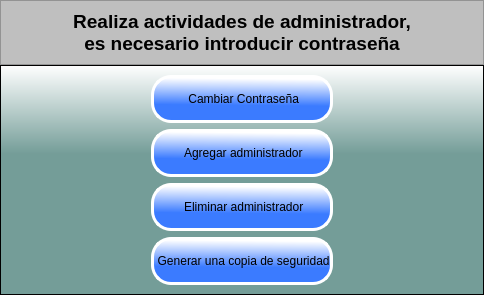
            <widget class="QWidget" name="page_adminstracion">
             <property name="styleSheet">
              <string notr="true">QFrame{
	background-color: rgb(185, 185, 185);
}



QPushButton{
	background-color: rgb(185, 185, 185);
border-top-left-radius: 20px;
border-bottom-left-radius: 20px;

font: 75 12pt &quot;Arial Narrow&quot;;
	
}

QPushButton:hover{
background-color: white;
border-top-left-radius: 20px;
border-bottom-left-radius: 20px;

font: 75 12pt &quot;Arial Narrow&quot;;
}</string>
             </property>
             <layout class="QVBoxLayout" name="verticalLayout_11" stretch="1,11">
              <property name="spacing">
               <number>0</number>
              </property>
              <property name="leftMargin">
               <number>0</number>
              </property>
              <property name="topMargin">
               <number>0</number>
              </property>
              <property name="rightMargin">
               <number>0</number>
              </property>
              <property name="bottomMargin">
               <number>0</number>
              </property>
              <item>
               <widget class="QFrame" name="frame_administrador">
                <property name="styleSheet">
                 <string notr="true">QFrame{
background-color: rgb(191, 191, 191);
}

QPushButton{
border: 1px solid rgb(0, 0, 127);
border-radius:10px;
background-color: qlineargradient(spread:pad, x1:0.409318, y1:0.636, x2:0.432, y2:0.0454545, stop:0 rgba(59, 123, 255, 255), stop:1 rgba(255, 255, 255, 255));
}

QPushButton:hover{
	background-color: rgb(170, 255, 255);
}</string>
                </property>
                <property name="frameShape">
                 <enum>QFrame::StyledPanel</enum>
                </property>
                <property name="frameShadow">
                 <enum>QFrame::Raised</enum>
                </property>
                <layout class="QVBoxLayout" name="verticalLayout_15">
                 <item>
                  <widget class="QLabel" name="label_5">
                   <property name="font">
                    <font>
                     <pointsize>14</pointsize>
                     <weight>75</weight>
                     <bold>true</bold>
                    </font>
                   </property>
                   <property name="text">
                    <string>Realiza actividades de administrador, 
es necesario introducir contraseña</string>
                   </property>
                   <property name="alignment">
                    <set>Qt::AlignCenter</set>
                   </property>
                  </widget>
                 </item>
                </layout>
               </widget>
              </item>
              <item>
               <widget class="QFrame" name="frame_2">
                <property name="styleSheet">
                 <string notr="true">QFrame{background-color: qlineargradient(spread:pad, x1:1, y1:0.386, x2:1, y2:0, stop:0 rgba(116, 157, 152, 255), stop:1 rgba(255, 255, 255, 255));
}

QPushButton{
border:3px solid #ffffff;
border-radius:20px;
	background-color: qlineargradient(spread:pad, x1:0.409318, y1:0.636, x2:0.432, y2:0.0454545, stop:0 rgba(59, 123, 255, 255), stop:1 rgba(255, 255, 255, 255));
font: 87 12pt &quot;Segoe UI Black&quot;}
QPushButton:hover{
border:4px solid #000000;
border-radius:20px;
background-color: rgb(255, 255, 0);
font: 87 12pt &quot;Segoe UI Black&quot;}</string>
                </property>
                <property name="frameShape">
                 <enum>QFrame::StyledPanel</enum>
                </property>
                <property name="frameShadow">
                 <enum>QFrame::Raised</enum>
                </property>
                <layout class="QVBoxLayout" name="verticalLayout_14">
                 <property name="leftMargin">
                  <number>150</number>
                 </property>
                 <property name="rightMargin">
                  <number>150</number>
                 </property>
                 <item>
                  <widget class="QPushButton" name="btn_changes_password">
                   <property name="text">
                    <string>
 Cambiar Contraseña 
</string>
                   </property>
                  </widget>
                 </item>
                 <item>
                  <widget class="QPushButton" name="btn_add_admin_ctrl">
                   <property name="text">
                    <string>
 Agregar administrador 
</string>
                   </property>
                  </widget>
                 </item>
                 <item>
                  <widget class="QPushButton" name="btn_delete_admin_ctrl">
                   <property name="text">
                    <string>
 Eliminar administrador 
</string>
                   </property>
                  </widget>
                 </item>
                 <item>
                  <widget class="QPushButton" name="pushButton_7">
                   <property name="text">
                    <string>
 Generar una copia de seguridad 
</string>
                   </property>
                  </widget>
                 </item>
                </layout>
               </widget>
              </item>
             </layout>
            </widget>
